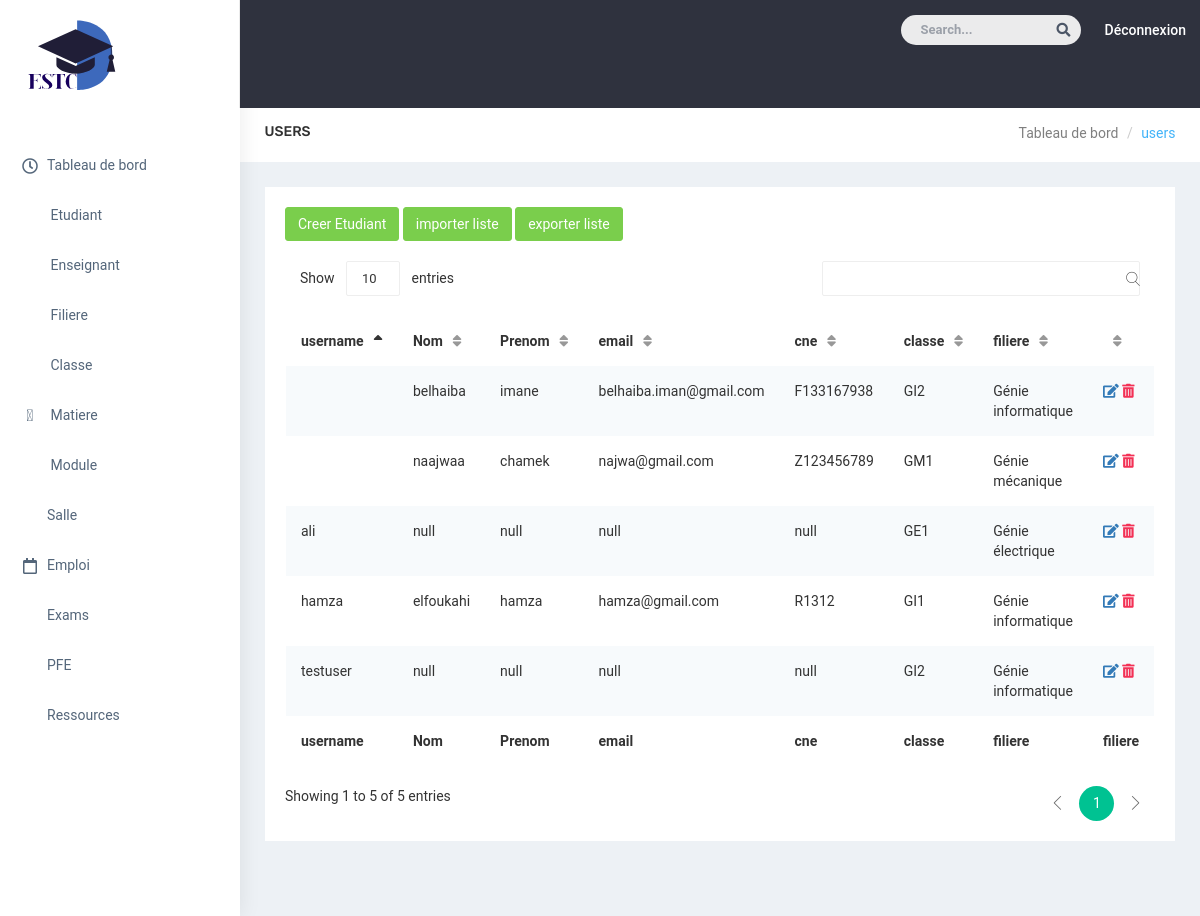
The app's page /useradmin/student/ with its own data.
### gestioncours/models.py (models this page shows, shortened)
class Etudiant(models.Model):
    user = models.OneToOneField(User, null=True ,on_delete = models.CASCADE)
    nom = models.CharField(max_length=60,default="null")
    prenom = models.CharField(max_length=60,default="null")
    cin = models.CharField(max_length=10,default="null")
    tel = models.IntegerField(default=0)
    email = models.CharField(max_length=25,default="null")
    cne = models.CharField(max_length=10,default="null")
    date_naissance = models.DateField(null=True,blank=True)
    lieu_naissance = models.CharField(max_length=25,default="null")
    adr_act = models.CharField(max_length=50,default="null")
    sexe = models.CharField(max_length=15,default="null")
    ville = models.CharField(max_length=25,default="null")
    photo = models.ImageField(upload_to='file',blank='True')
    classe = models.ForeignKey(Classe, on_delete=models.CASCADE)

class Classe(models.Model):
  nom_class= models.TextField()
  delegue = models.TextField()
  filiere=models.ForeignKey(Filiere,on_delete=models.CASCADE)
  def __str__(self):
        return self.nom_class

class Filiere(models.Model):
   nom_filiere = models.TextField()
   responsable = models.TextField()
   def __str__(self):
        return self.  nom_filiere

### gestioncours/views.py (the view)
# urls.py: path('useradmin/student/', views.etudiant, name="etudiant"),
def etudiant(request):
    etudiant = Etudiant.objects.all()
    return render(request,'etudiant.html',{'etudiant' : etudiant})

### templates/etudiant.html (shortened to what this page needs)
{% extends 'admin-template.html'%}
{% block content%}
            <div id="page-wrapper">
                <div class="container-fluid">
                    <div class="row bg-title">
                        <div class="col-lg-3 col-md-4 col-sm-4 col-xs-12">
                            <h4 class="page-title">users</h4>
                        </div>
                        <div class="col-lg-9 col-sm-8 col-md-8 col-xs-12">
                            <ol class="breadcrumb">
                                <li><a href="#">Tableau de bord</a></li>
                                <li class="active">users</li>
                            </ol>
                        </div>
                    </div>
       <div class="row">
         <div class="col-lg-12 col-md-12 col-sm-12 col-xs-12">
                        <div class="data-table-list">
                          <div class="basic-tb-hd">
                          <a href="{% url 'create_etudiant' %}" class="btn btn-success"> Creer Etudiant</a>
                          <a href="{% url 'upload_etudiant' %}" class="btn btn-success"> importer liste</a>
                          <a href="{% url 'export_etudiant' %}" class="btn btn-success"> exporter liste </a>
                          </div>
                            <div class="table-responsive">
                                <table id="data-table-basic" class="table table-striped">
                                    <thead>
                                        <tr>
                                            <th>username</th>
                                            <th>Nom</th>
                                            <th>Prenom</th>
                                            <th>email</th>
                                            <th>cne</th>
                                            <th>classe</th>
                                            <th>filiere</th>
                                            <th></th>
                                        </tr>
                                    </thead>
                                    <tbody>
                                      {%for item in etudiant %}
                                        <tr>
                                              <td> {{item.user.username}}</td>
                                              <td> {{item.nom}}</td>
                                              <td>{{item.prenom}}</td>
                                              <td>{{item.email}}</td>
                                              <td>{{item.cne}}</td>
                                              <td>{{item.classe}}</td>
                                              <td>{{item.classe.filiere}}</td>
                                              <td>
                                                <a href="{% url 'update_etudiant' item.id %}"> <i class="fas fa-edit"></i> </a>
                                                <a class="text-danger" href="{% url 'delete_etudiant' item.id %}"> <i class="fas fa-trash-alt"></i> </a>
                                              </td>
                                        </tr>
                                      {% endfor %}
                                    </tbody>
                                               <tfoot>
                                                 <tr>
                                                     <th>username</th>
                                                     <th>Nom</th>
                                                     <th>Prenom</th>
                                                     <th>email</th>
                                                     <th>cne</th>
                                                     <th>classe</th>
                                                     <th>filiere</th>
                                                      <th>filiere</th>
                                                 </tr>
                                    </tfoot>
                                </table>
                            </div>
                        </div>
                    </div>
       </div>
                    </div>
                </div>
            {% endblock %}

### templates/admin-template.html (shortened to what this page needs)
{% load static %}
<!DOCTYPE html>
<html lang="en">
<head>
    <link href="{% static 'bootstrap/dist/css/bootstrap.min.css' %}" rel="stylesheet">
    <link href="{% static 'css/animate.css' %}" rel="stylesheet">
    <link href="{% static 'css/style.css' %}" rel="stylesheet">
    <link href="{% static 'css/colors/default.css' %}" id="theme" rel="stylesheet">
        <link rel="stylesheet" href="{% static 'css1/jquery.dataTables.min.css' %}">
       <link rel="stylesheet" href="{% static 'style.css' %}">
         <link rel="stylesheet" href="https://pro.fontawesome.com/releases/v5.10.0/css/all.css"/>
</head>
<body class="fix-header">
       <nav class="navbar navbar-default navbar-static-top m-b-0">
            <div class="navbar-header">
                <div class="top-left-part">
                    <a class="logo" href="#">
                            <img src="{% static 'images/icons/diplome.svg' %}"   width="130" height="80"/>
                       </a>
                </div>
                <ul class="nav navbar-top-links navbar-right pull-right">
                    <li>
                        <form role="search" class="app-search hidden-sm hidden-xs m-r-10">
                            <input type="text" placeholder="Search..." class="form-control"> <a href=""><i
                                    class="fa fa-search"></i></a> </form>
                    </li>
                    <li>
                        <a class="profile-pic" href="{% url 'logout' %}"><b class="hidden-xs">Déconnexion </b></a>
                    </li>
                </ul>
            </div>
        </nav>
        <br><br>
               <div class="navbar-default sidebar" role="navigation">
                <div class="sidebar-nav slimscrollsidebar">
                    <div class="sidebar-head">
                        <h3><span class="fa-fw open-close"></span> <span
                                class="hide-menu">Navigation</span></h3>
                    </div>
              <ul class="nav" id="side-menu">
                    <li style="padding: 70px 0 0;">
                    </li>
                    <li style="padding: 70px 0 0;">
                        <a href="{% url 'useradmin' %}" class="waves-effect"><i class="fa fa-clock-o fa-fw"
                                aria-hidden="true"></i>Tableau de bord</a>
                    </li>
                    <li>
                        <a href="{% url 'etudiant' %}" class="waves-effect"> Etudiant</a>
                    </li>
                    <li>
                        <a href="{% url 'enseignant' %}" class="waves-effect"><i class="fas fa-chalkboard-teacher fa-fw "
                                aria-hidden="true"></i> Enseignant</a>
                    </li>
                    <li>
                        <a href="{% url 'filiere' %}" class="waves-effect"><i class="far fa-users fa-fw "
                                aria-hidden="true"></i> Filiere</a>
                    </li>
                    <li>
                        <a href="{% url 'classe' %}" class="waves-effect"> Classe</a>
                    </li>
                    <li>
                        <a href="{% url 'matiere' %}" class="waves-effect"><i class="fal fa-chalkboard fa-fw"
                                aria-hidden="true"></i> Matiere</a>
                    </li>
                    <li>
                        <a href="{% url 'module' %}" class="waves-effect"> Module</a>
                    </li>
                    <li>
                        <a href="{% url 'salle' %}" class="waves-effect"><i class="far fa-location-arrow fa-fw"
                                aria-hidden="true"></i>Salle</a>
                    </li>
                    <li>
                        <a href="{% url 'adminemploi' '1' %}" class="waves-effect"><i class="fa fa-calendar-o fa-fw"
                                aria-hidden="true"></i>Emploi</a>
                    </li>
                    <li>
                        <a href="{% url 'exam_admin' %}" class="waves-effect"><i class="fa fa-font fa-fw"
                                aria-hidden="true"></i>Exams</a>
                    </li>
                    <li>
                        <a href="{% url 'pfe_admin' %}" class="waves-effect"><i class="fa fa-globe fa-fw"
                                aria-hidden="true"></i>PFE</a>
                    </li>
                    <li>
                        <a href="{% url 'ressource_admin' %}" class="waves-effect"><i class="fa fa-info-circle fa-fw"
                                aria-hidden="true"></i>Ressources</a>
                    </li>
                </ul>
            </div>
        </div>
{% block content%}
{% endblock %}
</body>
</html>

### static/css/colors/default.css (style rules this page uses)
body { background: #fff; }
.top-left-part { background: #fff; }
.navbar-header { background: #2f323e; }
.navbar-top-links > li > a { color: #ffffff; }
.sidebar .sidebar-head { background: #ffffff; }
.sidebar .sidebar-head h3 { color: #686868; }
.bg-title .breadcrumb .active { color: #41b3f9; }
.sidebar { background: #fff; box-shadow: 1px 0px 20px rgba(0, 0, 0, 0.08); }
#side-menu li a { color: #54667a; }
#side-menu li a { color: #54667a; border-left: 0px solid #fff; }
#side-menu > li > a { border-left: 3px solid transperant; }

### records on screen
Etudiant: nom "belhaiba", prenom "imane", email "belhaiba.iman@gmail.com", cne "F133167938", classe "GI2", classe.filiere "Génie informatique"
Etudiant: nom "naajwaa", prenom "chamek", email "najwa@gmail.com", cne "Z123456789", classe "GM1", classe.filiere "Génie mécanique"
Etudiant: user.username "hamza", nom "elfoukahi", prenom "hamza", email "hamza@gmail.com", cne "R1312", classe "GI1", classe.filiere "Génie informatique"
Etudiant: user.username "testuser", nom "null", prenom "null", email "null", cne "null", classe "GI2", classe.filiere "Génie informatique"
Etudiant: user.username "ali", nom "null", prenom "null", email "null", cne "null", classe "GE1", classe.filiere "Génie électrique"
